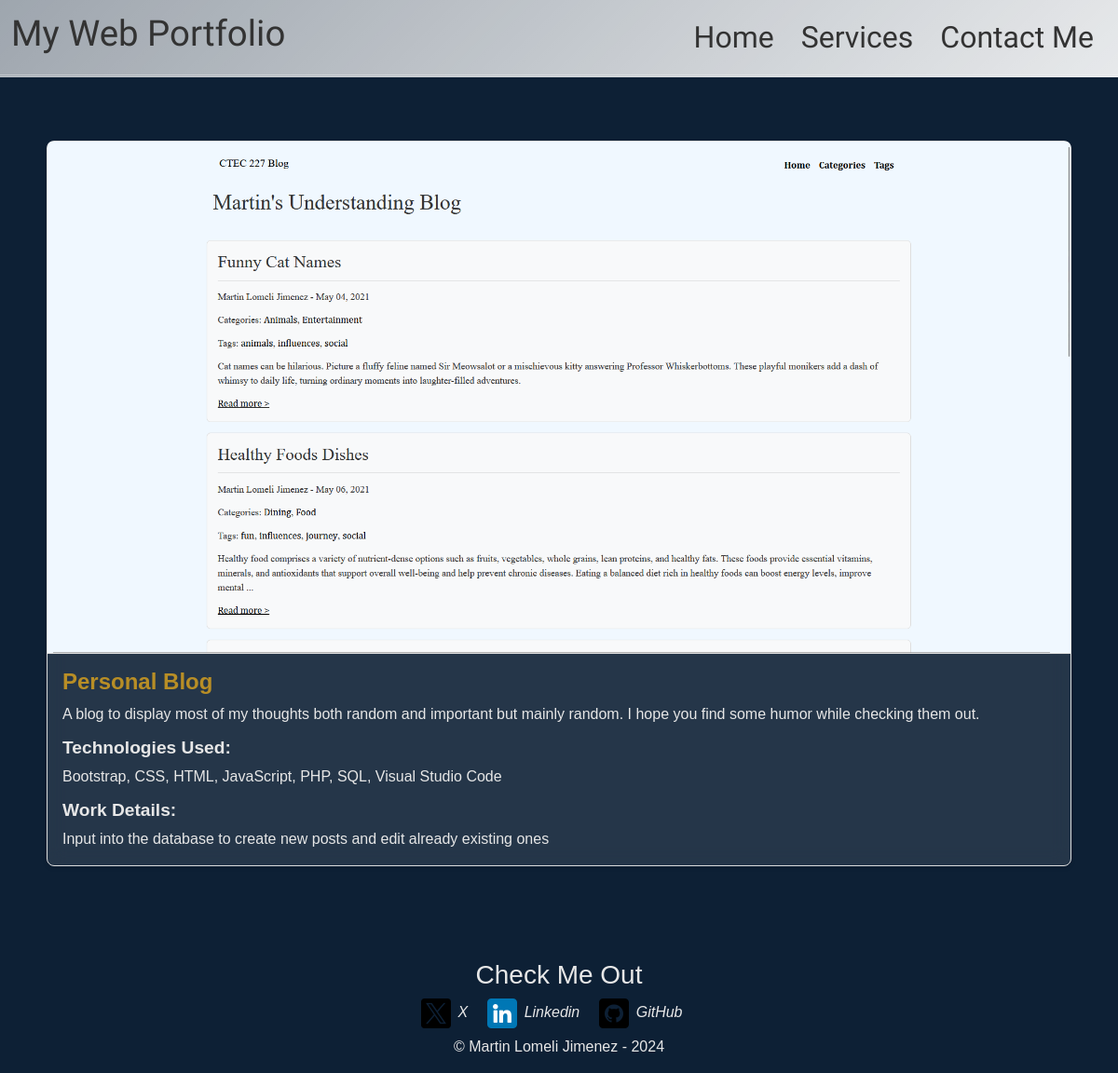
The page /project-details.php?id=3 on the database its author committed.
### tables this page shows
CREATE TABLE `projects` (
  `id` int(11) NOT NULL,
  `title` varchar(255) DEFAULT NULL,
  `image` varchar(255) DEFAULT NULL,
  `description` text DEFAULT NULL,
  `project_link` varchar(255) NOT NULL,
  `github_link` varchar(255) NOT NULL,
  `work_details` text DEFAULT NULL
);

### project-details.php (the view, shortened to what this page needs)
<?php
require 'inc/header.inc.php';
require 'inc/db_connect.inc.php';
$project_id = isset($_GET['id']) ? intval($_GET['id']) : 0;
if ($project_id > 0) {
    $sql = "
    SELECT p.id, p.title, p.image, p.description, p.work_details, GROUP_CONCAT(t.name ORDER BY t.name ASC SEPARATOR ', ') as technologies
    FROM projects p
    LEFT JOIN project_technologies pt ON p.id = pt.project_id
    LEFT JOIN technologies t ON pt.technology_id = t.id
    WHERE p.id = ?
    GROUP BY p.id
    ";
    if ($stmt = $conn->prepare($sql)) {
        $stmt->bind_param("i", $project_id);
        $stmt->execute();
        $result = $stmt->get_result();
        if ($result->num_rows > 0) {
            while ($row = $result->fetch_object()) {
?>
                <div class="container my-5">
                    <div class="card mb-4">
                        <img src="<?php echo htmlspecialchars($row->image); ?>" class="card-img-top" alt="<?php echo htmlspecialchars($row->title); ?>">
                        <div class="card-body">
                            <h2 class="card-title"><?php echo htmlspecialchars($row->title); ?></h2>
                            <p class="card-text"><?php echo htmlspecialchars($row->description); ?></p>
                            <div class="mb-3">
                                <h5 class="card-subtitle mb-2">Technologies Used:</h5>
                                <p class="card-text"><?php echo htmlspecialchars($row->technologies); ?></p>
                            </div>
                            <h5 class="card-subtitle mb-2">Work Details:</h5>
                            <p class="card-text"><?php echo htmlspecialchars($row->work_details); ?></p>
                        </div>
                    </div>
                </div>
<?php
            }
        } else {
            echo "<p>No project details found.</p>";
        }
    } else {
        echo "<p>Error preparing statement.</p>";
    }
} else {
    echo "<p>Invalid project ID.</p>";
}
?>
<?php
require 'inc/footer.inc.php';
?>

### css/style.css (style rules this page uses)
body { display: flex; flex-direction: column; margin: 0; background-color: #0d2035; min-height: 100vh; font-family: "Arial", Helvetica, sans-serif; }
.card { position: relative; transition: transform 0.3s ease, background-color 0.3s ease; background-color: rgba(255, 255, 255, 0.1); backdrop-filter: blur(10px); border-radius: 10px; border: 1px solid rgba(255, 255, 255, 0.2); }
.card-title { font-size: 1.25rem; margin-bottom: 0.5rem; color: #b88e26; }
.card-subtitle { font-size: 1rem; font-weight: 600; color: #e7e7e7; }
.card-body p { font-size: 1rem; color: #e7e7e7; }
.card-title { font-size: 1.5rem; font-weight: bold; }
.card-img-top { border-bottom: 1px solid #ddd; }
.card-text { color: #555; }
.card-subtitle { font-size: 1.2rem; font-weight: 600; color: #e7e7e7; }
.container { padding: 20px; }
.card { border: 1px solid #ddd; border-radius: 8px; box-shadow: 0 2px 5px rgba(0, 0, 0, 0.1); }

### rows shown on the page
projects: image (picture), title "Personal Blog", description "A blog to display most of my thoughts both random and important but mainly random. I hope you find some humor while checking them out.", technologies "Bootstrap, CSS, HTML, JavaScript, PHP, SQL, Visual Studio Code", work_details "Input into the database to create new posts and edit already existing ones"
